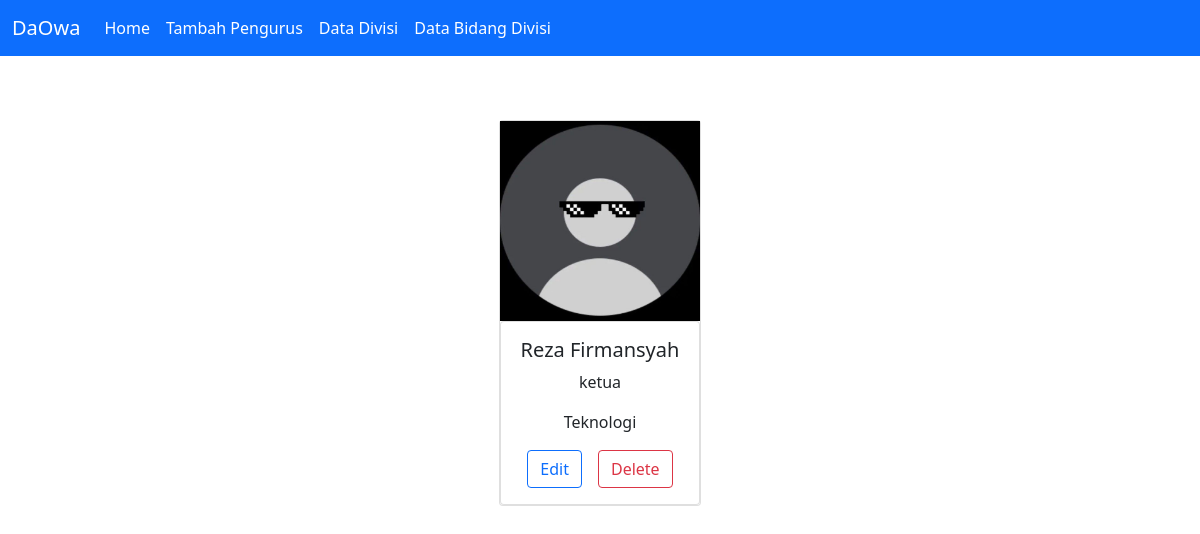
Screenshot of /detail.php?id=1903210 with the database file from the repository.
### tables this page shows
CREATE TABLE `pengurus` (
  `nim` int(11) NOT NULL,
  `nama` varchar(255) DEFAULT NULL,
  `semester` int(255) DEFAULT NULL,
  `id_bidang` int(255) DEFAULT NULL
);

CREATE TABLE `bidang_divisi` (
  `id_bidang` int(11) NOT NULL,
  `jabatan` varchar(256) DEFAULT NULL,
  `id_divisi` int(255) DEFAULT NULL
);

CREATE TABLE `divisi` (
  `id_divisi` int(11) NOT NULL,
  `nama_divisi` varchar(256) DEFAULT NULL
);

### conf.php (called while the page is built)
<?php
$db_host = "localhost";
$db_user = "root";
$db_pass = "";
$db_name = "db_ormawa";
?>

### includes/DB.class.php (called while the page is built, shortened)
<?php
class DB
{
    var $db_host = "";
    var $db_user = "";
    var $db_pass = "";
    var $db_name = "";
    var $db_link = "";
    var $result = 0;
    function DB($db_host = '', $db_user = '', $db_pass = '', $db_name = '')
    {
        $this->db_host = $db_host;
        $this->db_user = $db_user;
        $this->db_pass = $db_pass;
        $this->db_name = $db_name;
    }
    function open()
    {
        $this->db_link = mysqli_connect($this->db_host, $this->db_user, $this->db_pass, $this->db_name);
    }
    function execute($query = "")
    {
        $this->result = mysqli_query($this->db_link, $query);
        return $this->result;
    }
    function getResult()
    {
        return mysqli_fetch_array($this->result);
    }
}

### includes/pengurus.class.php (called while the page is built, shortened)
<?php
    class Pengurus extends DB
    {
        function getData($id)
        {
            $query = "SELECT pengurus.nim, pengurus.nama, pengurus.semester,
                      divisi.nama_divisi, bidang_divisi.jabatan FROM pengurus
                      INNER JOIN bidang_divisi ON
                      pengurus.id_bidang = bidang_divisi.id_bidang INNER JOIN
                      divisi ON divisi.id_divisi = bidang_divisi.id_divisi
                      WHERE pengurus.nim = '$id'";
            return $this->execute($query);
        }
    }

### detail.php (the view, shortened to what this page needs)
<?php
include("conf.php");
include("includes/DB.class.php");
include("includes/pengurus.class.php");
if (isset($_GET['id'])) {
    $pengurus = new Pengurus($db_host, $db_user, $db_pass, $db_name);
    $pengurus->open();
    $pengurus->getData($_GET['id']);
    $result = $pengurus->getResult();
    $nama = $result['nama'];
    $divisi = $result['nama_divisi'];
    $jabatan = $result['jabatan'];
    $datapengurus = null;
    $datapengurus .=    "<div class='card h-100'>" .
        "<div style='text-align:center'>" .
        "<img src = 'assets/img/default1.png' style='width:200px; height:200px;'/>" .
        "<div class='card text-center'>" .
        "<div class = 'card-body'>" .
        "<h5 class='nama-pengurus'>" . "{$nama}" . "</h5>" .
        "<p class='jabatan'>" . "{$jabatan}" . "</p>" .
        "<p class = 'divisi'>" . "{$divisi}" . "</p>" .
        "<button class = 'btn btn-outline-primary me-3'>Edit</button>" .
        "<a href = 'detail.php?id_delete=" . "{$_GET['id']}" . "'>" .
        "<button class = 'btn btn-outline-danger' onclick = 'deleteSuccess()'>Delete</button>" . "</a>" .
        "</div>" . "</div>" . "</div>" . "</div>";
}

### rows the page displays
pengurus: nama "Reza Firmansyah", id_bidang.jabatan "ketua", divisi.nama_divisi "Teknologi"

### other values shown
$this->content "DaOwa Home Tambah Pengurus Data Divisi Data Bidang Divisi"
